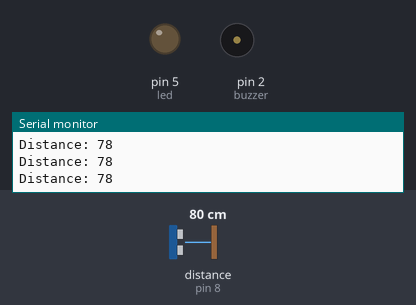
A sketch run on a simulated Arduino Uno, built with avr-gcc and run on an emulated ATmega328P. Shown: output pins drawn as LEDs (lit = HIGH), buzzer (waves = sounding, pin HIGH), the last lines printed to the serial monitor. Wiring (inferred from the names in the program): ultrasonic range finder: trigger pin 11; echo pin 8. Inputs (shaded band) come from the test bench; at power-on: distance to the obstacle (sensor on pin 8) 80 cm. The echo pulse lasts 58.3 µs per cm; pins used as bus, display or sensor lines are not drawn.

Above: at 1.2 s.
1.3 s: distance to the obstacle (sensor on pin 8) set to 23 cm
2.8 s: distance to the obstacle (sensor on pin 8) set to 20 cm
At 3.8 s:
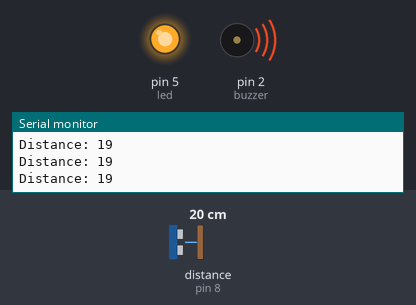
4.3 s: distance to the obstacle (sensor on pin 8) set to 120 cm
At 4.7 s:
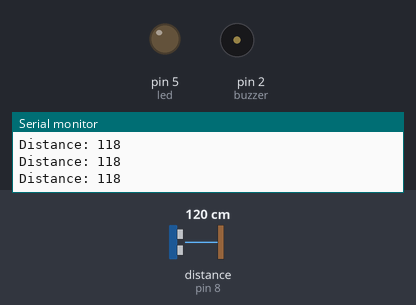
5.8 s: distance to the obstacle (sensor on pin 8) set to 2 cm
At 6.8 s:
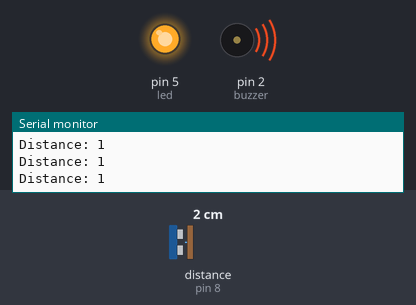
Timing chart, 0 to 8.3 s (numbered marks = the images above; inputs shaded):
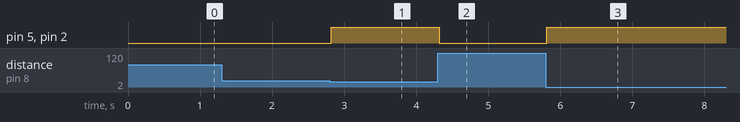

Measured:
- the behaviour switches between 22 and 21 cm on distance to the obstacle (sensor on pin 8) (found by bisection; images 0 and 1)
- after the input at 2.8 s, pin 5 (led), pin 2 (buzzer): LOW → HIGH at once
- after the input at 4.3 s, pin 5 (led), pin 2 (buzzer): HIGH → LOW at once
- after the input at 5.8 s, pin 5 (led), pin 2 (buzzer): LOW → HIGH at once

The sketch:

Project.ino
```cpp
// Smart Stick for the Blind: obstacle detection with an HC-SR04 ultrasonic sensor.
int trigPin = 11;   // sends the ultrasonic pulse
int echoPin = 8;    // receives the echo
int buzzer = 2;     // buzzer
int led = 5;        // LED

long duration;      // echo travel time
int distance;       // final distance in cm

void setup() {
  Serial.begin(9600);

  pinMode(trigPin, OUTPUT);
  pinMode(echoPin, INPUT);

  pinMode(buzzer, OUTPUT);
  pinMode(led, OUTPUT);
}

void loop() {
  // Reset the trigger pin
  digitalWrite(trigPin, LOW);
  delayMicroseconds(2);

  // Send a 10 microsecond pulse
  digitalWrite(trigPin, HIGH);
  delayMicroseconds(10);
  digitalWrite(trigPin, LOW);

  // Time the echo, then convert to distance (speed of sound 0.034 cm/us, there and back)
  duration = pulseIn(echoPin, HIGH);
  distance = duration * 0.034 / 2;

  Serial.print("Distance: ");
  Serial.println(distance);

  // Alert when an obstacle is 20 cm away or closer
  if (distance <= 20) {
    digitalWrite(led, HIGH);
    digitalWrite(buzzer, HIGH);
  } else {
    digitalWrite(led, LOW);
    digitalWrite(buzzer, LOW);
  }

  delay(20);
}
```
